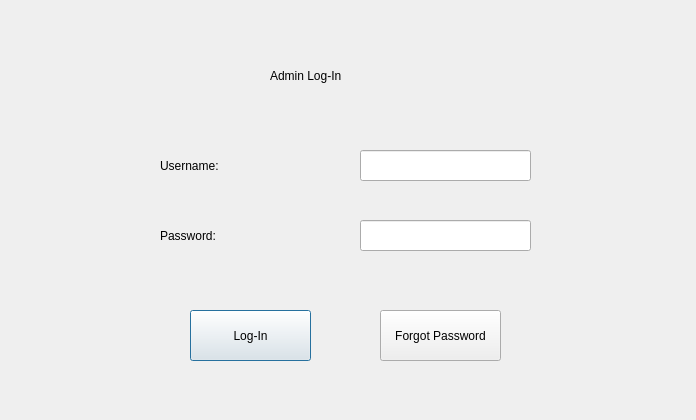
<?xml version="1.0" encoding="UTF-8"?>
<ui version="4.0">
 <class>Dialog</class>
 <widget class="QDialog" name="Dialog">
  <property name="geometry">
   <rect>
    <x>0</x>
    <y>0</y>
    <width>696</width>
    <height>420</height>
   </rect>
  </property>
  <property name="windowTitle">
   <string>LogIn</string>
  </property>
  <property name="styleSheet">
   <string notr="true">background-image: url(:/image/bg.jpg);</string>
  </property>
  <widget class="QPushButton" name="loginbutton">
   <property name="geometry">
    <rect>
     <x>190</x>
     <y>310</y>
     <width>121</width>
     <height>51</height>
    </rect>
   </property>
   <property name="styleSheet">
    <string notr="true">font: 75 16pt &quot;Rockwell&quot;;</string>
   </property>
   <property name="text">
    <string>Log-In</string>
   </property>
  </widget>
  <widget class="QPushButton" name="forgotpasswordbutton">
   <property name="geometry">
    <rect>
     <x>380</x>
     <y>310</y>
     <width>121</width>
     <height>51</height>
    </rect>
   </property>
   <property name="styleSheet">
    <string notr="true">font: 75 10pt &quot;Rockwell&quot;;</string>
   </property>
   <property name="text">
    <string>Forgot Password</string>
   </property>
  </widget>
  <widget class="QLabel" name="label">
   <property name="geometry">
    <rect>
     <x>270</x>
     <y>50</y>
     <width>191</width>
     <height>51</height>
    </rect>
   </property>
   <property name="styleSheet">
    <string notr="true">font: 75 20pt &quot;Agency FB&quot;;</string>
   </property>
   <property name="text">
    <string>Admin Log-In</string>
   </property>
  </widget>
  <widget class="QLabel" name="label_2">
   <property name="geometry">
    <rect>
     <x>160</x>
     <y>150</y>
     <width>171</width>
     <height>31</height>
    </rect>
   </property>
   <property name="styleSheet">
    <string notr="true">font: 75 15pt &quot;Arial&quot;;</string>
   </property>
   <property name="text">
    <string>Username:</string>
   </property>
  </widget>
  <widget class="QLabel" name="label_3">
   <property name="geometry">
    <rect>
     <x>160</x>
     <y>220</y>
     <width>171</width>
     <height>31</height>
    </rect>
   </property>
   <property name="styleSheet">
    <string notr="true">font: 75 15pt &quot;Arial&quot;;</string>
   </property>
   <property name="text">
    <string>Password:</string>
   </property>
  </widget>
  <widget class="QLineEdit" name="username">
   <property name="geometry">
    <rect>
     <x>360</x>
     <y>150</y>
     <width>171</width>
     <height>31</height>
    </rect>
   </property>
   <property name="styleSheet">
    <string notr="true">font: 10pt &quot;MS Shell Dlg 2&quot;;</string>
   </property>
  </widget>
  <widget class="QLineEdit" name="password">
   <property name="geometry">
    <rect>
     <x>360</x>
     <y>220</y>
     <width>171</width>
     <height>31</height>
    </rect>
   </property>
   <property name="styleSheet">
    <string notr="true">font: 10pt &quot;MS Shell Dlg 2&quot;;</string>
   </property>
   <property name="echoMode">
    <enum>QLineEdit::Password</enum>
   </property>
  </widget>
 </widget>
 <resources>
  <include location="source.qrc"/>
 </resources>
 <connections/>
</ui>
